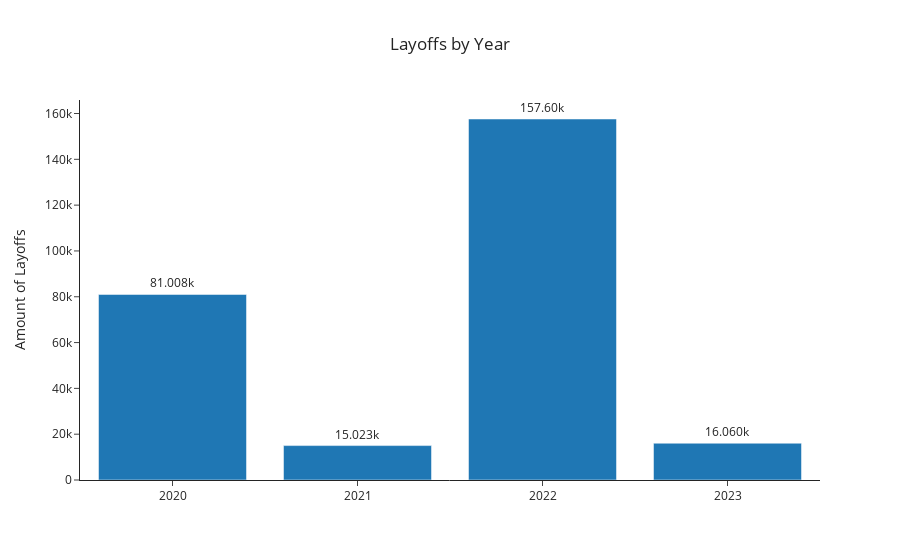

Notebook code for this chart:
### Code cell
# Start by looking at layoffs by year

df_layoffs_year = df_total.groupby('year',as_index=False)['total_laid_off'].sum()
fig = px.bar(df_layoffs_year, x='year',y='total_laid_off',
       text_auto='.5s',
       template = 'simple_white',
       title="Layoffs by Year",
       category_orders = {'year': ['2020', '2021', '2022', '2023']}, 
       labels={'year': '', 'total_laid_off':'Amount of Layoffs'})

fig.update_traces( textposition='outside')
fig.update_layout(title_x=0.5)

### Figure 1 — Plotly figure (JSON) as saved in the notebook; plotly's stock layout.template omitted (floating-point values rounded to 4 significant figures)
{"data": [{"alignmentgroup": "True", "hovertemplate": "=%{x}<br>Amount of Layoffs=%{y}<extra></extra>", "legendgroup": "", "marker": {"color": "#1F77B4", "pattern": {"shape": ""}}, "name": "", "offsetgroup": "", "orientation": "v", "showlegend": false, "textposition": "outside", "texttemplate": "%{y:.5s}", "type": "bar", "x": ["2020", "2021", "2022", "2023"], "xaxis": "x", "y": [81010.0, 15023, 157600.0, 16060], "yaxis": "y"}], "layout": {"barmode": "relative", "legend": {"tracegroupgap": 0}, "title": {"text": "Layoffs by Year", "x": 0.5}, "xaxis": {"anchor": "y", "categoryarray": ["2020", "2021", "2022", "2023"], "categoryorder": "array", "domain": [0, 1], "title": {"text": ""}}, "yaxis": {"anchor": "x", "domain": [0, 1], "title": {"text": "Amount of Layoffs"}}}}
